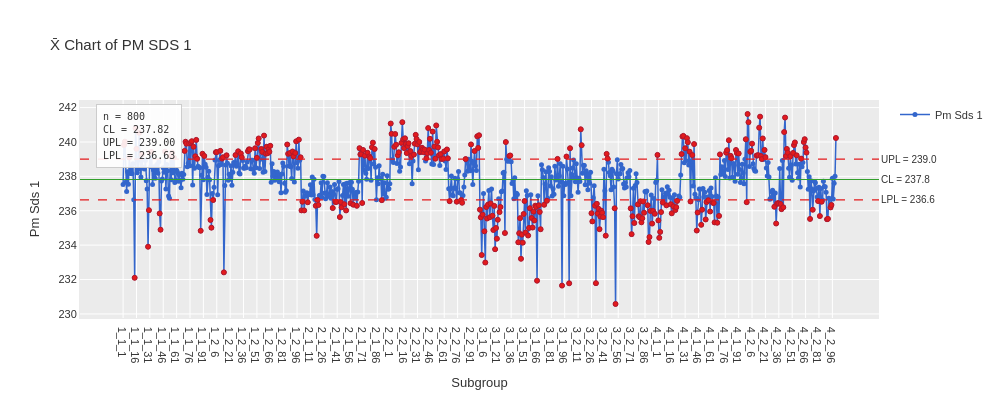

The notebook cell this image was saved under:
### Code cell
# Execute Xbar+S paired -- returns both charts in one result
result_sds1 = study_sds1.execute(chart='Xbar', paired=True)
result_sds1.plot(chart='Xbar', show_stats=True, theme='ggplot').show()

### Figure 1 — Plotly figure (JSON) as saved in the notebook; plotly's stock layout.template omitted (floating-point values rounded to 4 significant figures; data arrays with more than 128 entries replaced by an {"elided": "..."} marker saying what was removed)
{"data": [{"hovertemplate": "%{x}<br>%{y:.3f}<extra></extra>", "line": {"color": "#3366CC", "width": 1.5}, "marker": {"color": "#3366CC", "size": 5}, "mode": "lines+markers", "name": "Pm Sds 1", "type": "scatter", "x": {"elided": "800 str values"}, "y": {"elided": "800 float values"}}, {"hovertemplate": "Beyond Limits<br>%{x}<br>%{y:.3f}<extra></extra>", "marker": {"color": "#E31A1C", "line": {"color": "#B2182B", "width": 1}, "size": 5, "symbol": "circle"}, "mode": "markers", "name": "Beyond Limits", "showlegend": false, "type": "scatter", "x": {"elided": "347 str values"}, "y": {"elided": "347 float values"}}], "layout": {"annotations": [{"font": {"size": 10}, "showarrow": false, "text": "UPL = 239.0", "x": 1, "xanchor": "left", "xref": "x domain", "y": 239.0, "yanchor": "middle", "yref": "y"}, {"font": {"size": 10}, "showarrow": false, "text": "LPL = 236.6", "x": 1, "xanchor": "left", "xref": "x domain", "y": 236.6, "yanchor": "middle", "yref": "y"}, {"font": {"size": 10}, "showarrow": false, "text": "CL = 237.8", "x": 1, "xanchor": "left", "xref": "x domain", "y": 237.8, "yanchor": "middle", "yref": "y"}, {"align": "left", "bgcolor": "rgba(255, 255, 255, 0.9)", "bordercolor": "#CCCCCC", "borderpad": 6, "borderwidth": 1, "font": {"color": "#333333", "family": "monospace", "size": 10}, "showarrow": false, "text": "n = 800<br>CL = 237.82<br>UPL = 239.00<br>LPL = 236.63", "x": 0.02, "xanchor": "left", "xref": "paper", "y": 0.98, "yanchor": "top", "yref": "paper"}], "font": {"color": "#333333", "family": "sans-serif", "size": 11}, "height": 400, "hovermode": "x unified", "paper_bgcolor": "white", "plot_bgcolor": "#EBEBEB", "shapes": [{"line": {"color": "#E31A1C", "dash": "dash", "width": 1.2}, "type": "line", "x0": 0, "x1": 1, "xref": "x domain", "y0": 239.0, "y1": 239.0, "yref": "y"}, {"line": {"color": "#E31A1C", "dash": "dash", "width": 1.2}, "type": "line", "x0": 0, "x1": 1, "xref": "x domain", "y0": 236.6, "y1": 236.6, "yref": "y"}, {"line": {"color": "#33A02C", "width": 1.2}, "type": "line", "x0": 0, "x1": 1, "xref": "x domain", "y0": 237.8, "y1": 237.8, "yref": "y"}], "showlegend": true, "title": {"text": "X̄ Chart of PM SDS 1"}, "width": 1000, "xaxis": {"gridcolor": "white", "gridwidth": 1, "linecolor": "#EBEBEB", "linewidth": 1, "showgrid": true, "showline": true, "title": {"text": "Subgroup"}}, "yaxis": {"gridcolor": "white", "gridwidth": 1, "linecolor": "#EBEBEB", "linewidth": 1, "showgrid": true, "showline": true, "title": {"text": "Pm Sds 1"}}}}
